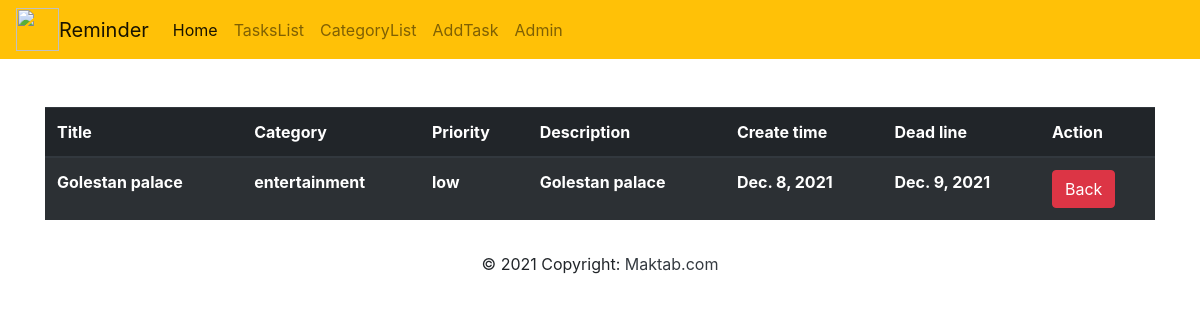
/1/, run on the app's committed database.
### todo/models.py (models this page shows, shortened)
class Task(models.Model):
    title = models.CharField(max_length=100, blank=False)
    description = models.TextField(max_length=500, blank=False)
    category = models.ManyToManyField(Category, related_name="cat_rel")
    PRIORITY_CHOICES = [
        ('high', 'high'),
        ('medium', 'medium'),
        ('low', 'low')
    ]
    priority = models.CharField(max_length=6, choices=PRIORITY_CHOICES, default="low")
    create_time = models.DateField(auto_now_add=True)
    dead_line = models.DateField()

class Category(models.Model):
    category_name = models.CharField(max_length=100, blank=False)
    description = models.TextField(max_length=500)
    def __str__(self):
        return self.category_name

### todo/views.py (the view)
# urls.py: path("<int:pk>/", TaskDetail.as_view(), name="todo_detail"),
class TaskDetail(DetailView):
    model = Task
    template_name = "todo/todo_detail.html"

### template/todo/todo_detail.html (shortened to what this page needs)
{% extends "base.html" %}
{% block content %}
    <div class="container mt-5">
            <table class="table table-striped mt-4 table-dark">
                <thead>
                    <tr>
                        <th scope="col">
                            Title
                        </th>
                        <th scope="col">
                            Category
                        </th>
                        <th scope="col">
                            Priority
                        </th>
                        <th scope="col">
                            Description
                        </th>
                        <th scope="col">
                            Create time
                        </th>
                        <th scope="col">
                            Dead line
                        </th>
                        <th scope="col">
                            Action
                        </th>
                    </tr>
                </thead>
                <tbody>
                    <tr>
                        <th >{{task.title}}</th>
                        <th>
                            {% for cat in task.category.all %}
                                {{cat}}
                            {% endfor %}
                        </th>
                        <th >{{task.priority}}</th>
                        <th >{{task.description}}</th>
                        <th >{{task.create_time}}</th>
                        <th >{{task.dead_line}}</th>
                        <th>
                            <a href="{% url 'todo_list' %}" class="btn btn-danger">Back</a>
                        </th>
                    </tr>
                </tbody>
            </table>
        </div>
{% endblock %}

### data on the page
Task: title "Golestan palace", priority "low", description "Golestan palace", create_time "Dec. 8, 2021", dead_line "Dec. 9, 2021"
Category: category_name "entertainment"
